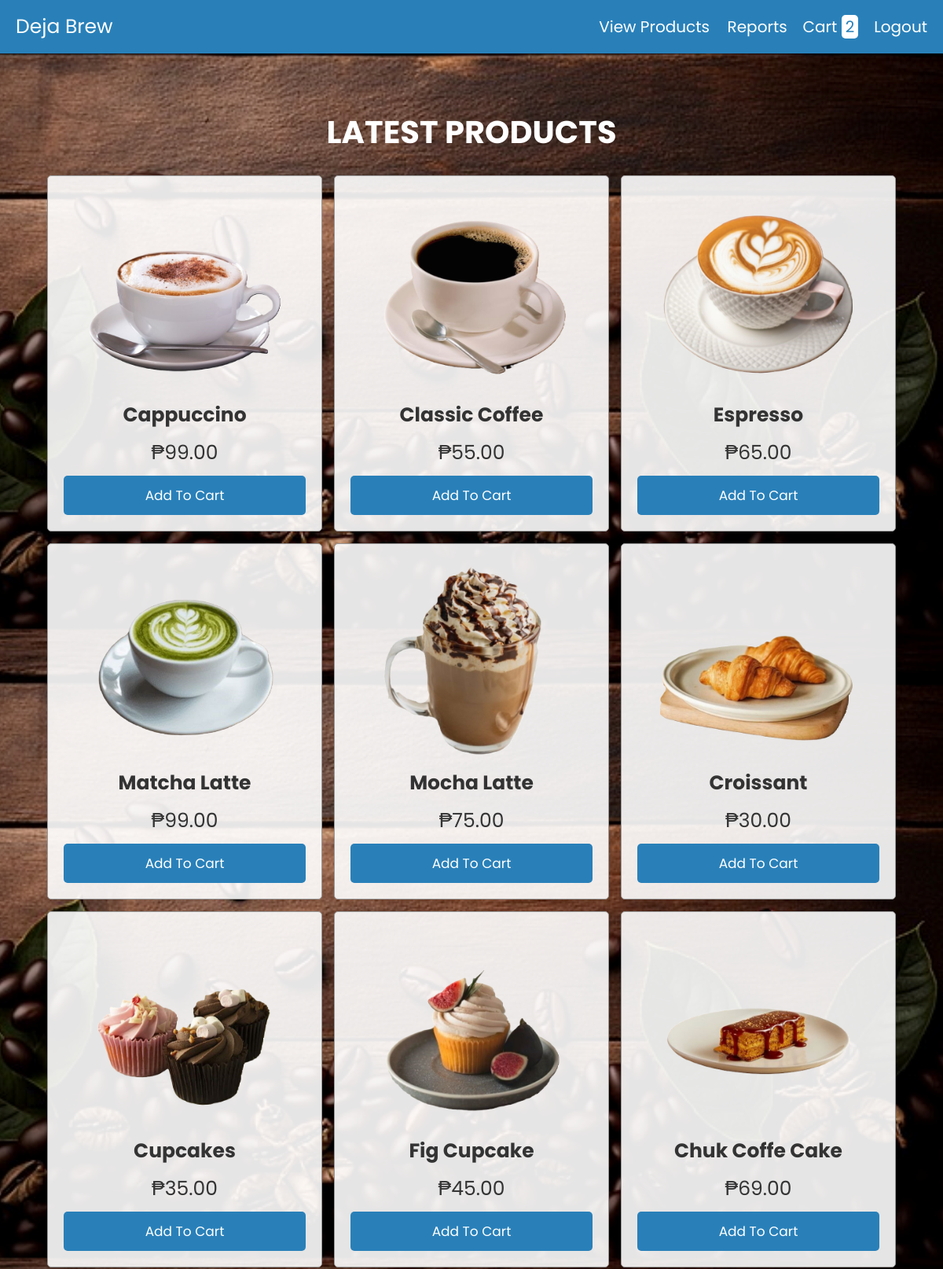
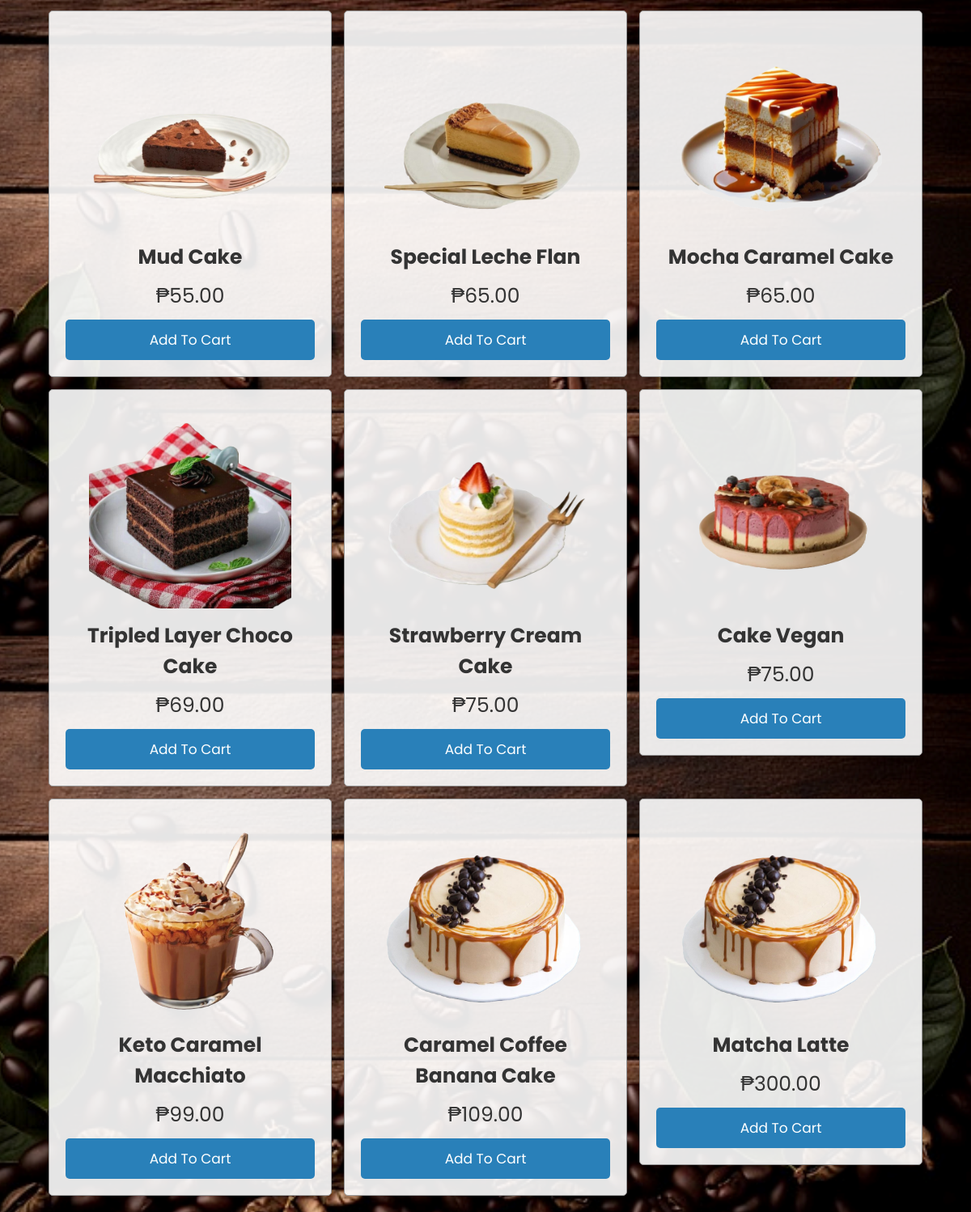
The page /products.php on the database as committed earlier (2 pictures, top to bottom).
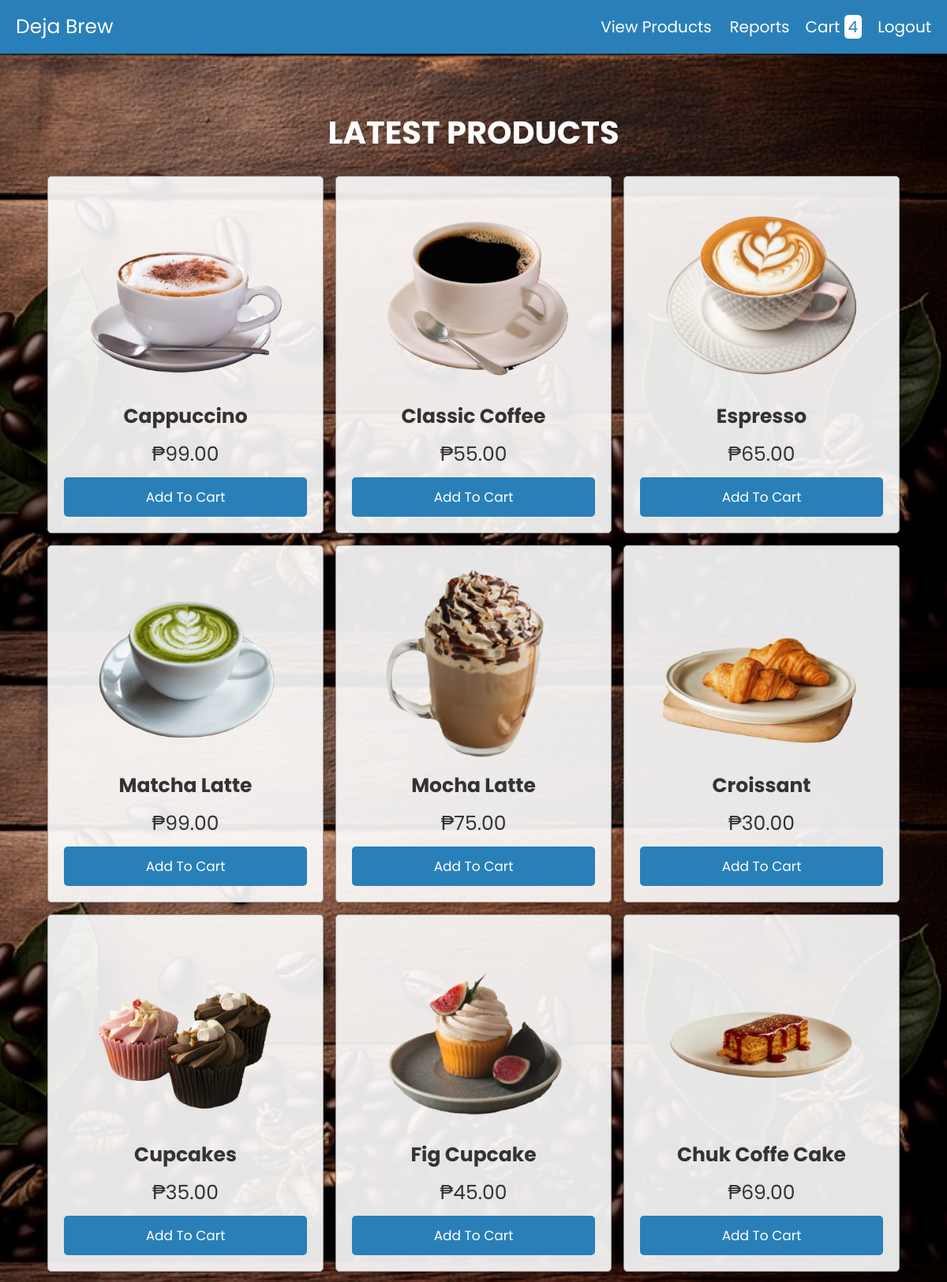
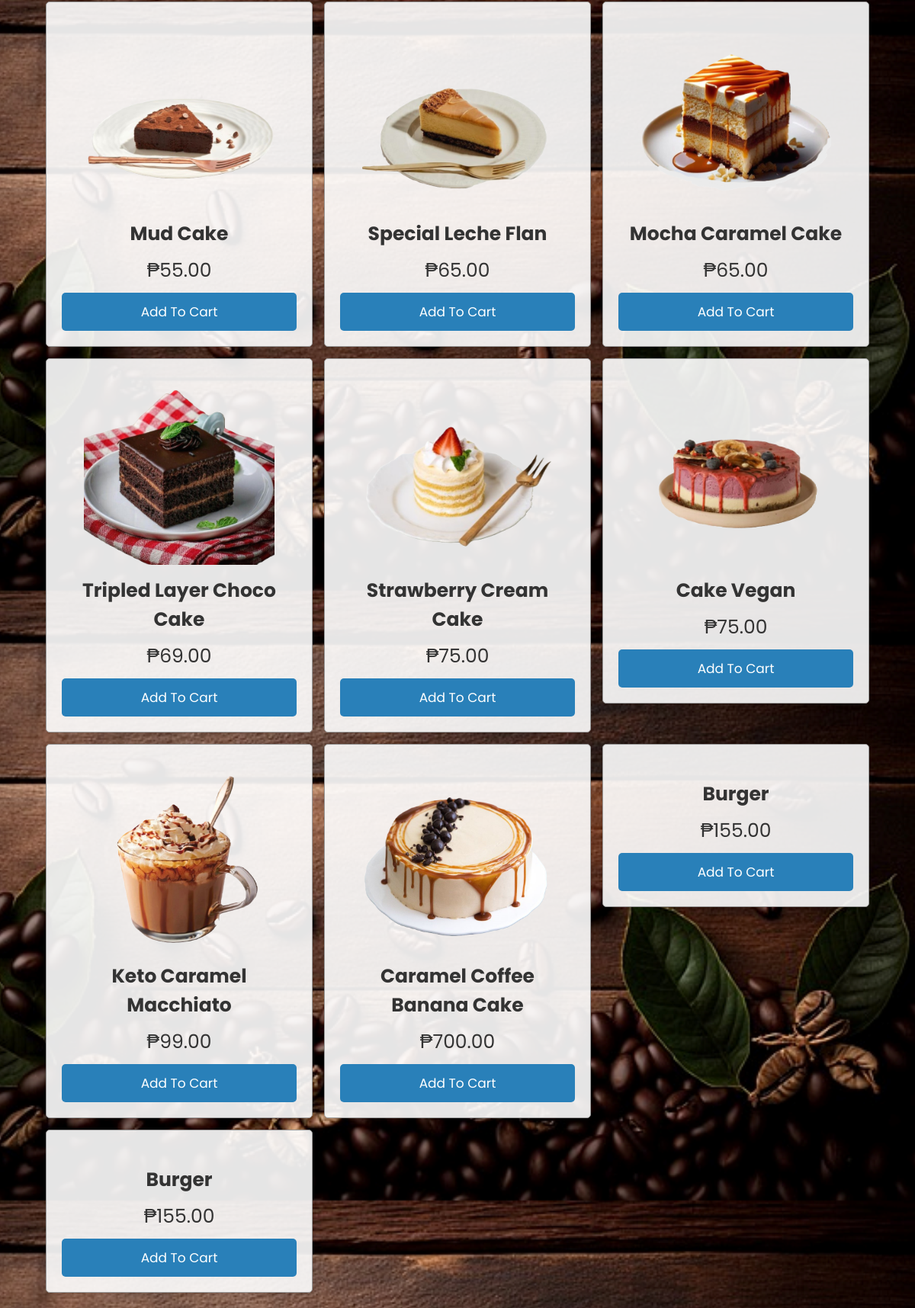
The same page on the database as committed later (2 pictures, top to bottom).
### tables this page shows
CREATE TABLE `products` (
  `id` int(255) NOT NULL,
  `name` varchar(255) NOT NULL,
  `price` varchar(255) NOT NULL,
  `image` varchar(255) NOT NULL
);

### products.php (the view, shortened to what this page needs)
<?php
@include 'config.php';
?>
<!DOCTYPE html>
<html lang="en">
<head>
   <link rel="stylesheet" href="https://cdnjs.cloudflare.com/ajax/libs/font-awesome/6.0.0/css/all.min.css">
   <link rel="stylesheet" href="css/style.css">
</head>
<body>
<?php include 'header.php'; ?>
<div class="container">
<section class="products">
   <h1 class="heading">latest products</h1>
   <div class="box-container">
      <?php
      $select_products = mysqli_query($conn, "SELECT * FROM `products`");
      if(mysqli_num_rows($select_products) > 0){
         while($fetch_product = mysqli_fetch_assoc($select_products)){
      ?>
      <form action="" method="post">
         <div class="box">
            <img src="shop_db/uploaded_img/<?php echo $fetch_product['image']; ?>" alt="">
            <h3><?php echo $fetch_product['name']; ?></h3>
            <div class="price">₱<?php echo $fetch_product['price']; ?>.00</div>
            <input type="submit" class="btn" value="add to cart" name="add_to_cart">
         </div>
      </form>
      <?php
         };
      };
      ?>
   </div>
</section>
</div>
</body>
</html>

### header.php (shortened to what this page needs)
<header class="header">
   <div class="flex">
      <a href="#" class="logo">Deja Brew</a>
      <nav class="navbar">
         <a href="products.php">view products</a>
         <a href="report.php">reports</a>
      </nav>
      <?php
      $customer_id = isset($_SESSION['latest_customer_id']) ? $_SESSION['latest_customer_id'] : 0;
      $select_rows = mysqli_query($conn, "SELECT * FROM `carts` WHERE customer_id = '$customer_id'") or die('query failed');
      $row_count = mysqli_num_rows($select_rows);
      ?>
      <a href="cart.php" class="cart">cart <span><?php echo $row_count; ?></span></a>
      <nav class="navbarL">
         <a href="logout.php">Logout</a>
      </nav>
   </div>
</header>

Rows that differ between the two databases and show on the page:
removed products: image (picture), name "Matcha Latte", price "300"
changed products "Caramel Coffee Banana Cake": price "109" → "700"
added products: name "Burger", price "155"
added products: name "Burger", price "155"
Other text that changed with them:
$row_count: "2" → "4"
